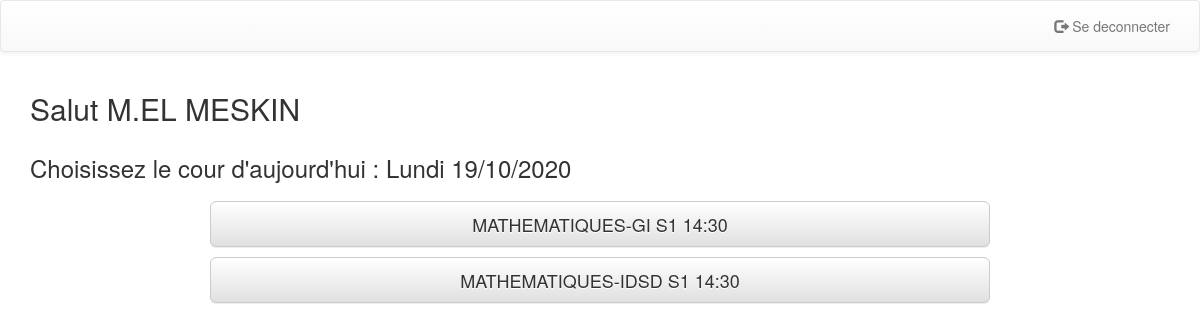
The page /accueil.php (signed in) on the database its author committed.
### tables this page shows
CREATE TABLE IF NOT EXISTS `programme` (
  `ID` int(11) NOT NULL AUTO_INCREMENT,
  `ID_cours` int(11) NOT NULL,
  `heur` time NOT NULL,
  `jour` varchar(50) NOT NULL,
  PRIMARY KEY (`ID`)
);

CREATE TABLE IF NOT EXISTS `cours` (
  `ID` int(11) NOT NULL AUTO_INCREMENT,
  `ID_module` int(11) NOT NULL,
  `ID_user` int(11) NOT NULL,
  `nom` varchar(255) NOT NULL,
  `semistre` int(11) NOT NULL,
  `filiere` varchar(255) NOT NULL,
  PRIMARY KEY (`ID`)
);

### accueil.php (the view, shortened to what this page needs)
<?php
    include('inc/header.php');
     $bdd= new PDO('mysql:host=localhost;dbname=pfs','root','');
     $request = $bdd->prepare('SELECT c.nom,c.id_module,c.semistre,c.filiere,p.jour,p.heur FROM cours as c Inner Join programme as p on p.ID_cours = c.ID WHERE c.ID_user = ? and p.jour = ? ORDER BY p.heur DESc');
     $request->execute(array($_SESSION['ID'], date('D')));
?>
</head>
<body>
        <nav class="navbar navbar-default">
            <div class="container">
                <ul class="nav navbar-nav navbar-right">
                    <li><a href="inc/disc.php"><span class="glyphicon glyphicon-log-out"></span> Se deconnecter</a></li>
                </ul>
            </div>
        </nav>
        <div class="container">
            <div class="row">
                <?php
                    echo '<h2 class="text-left col-lg-8">Salut M.'.$_SESSION['nom'].' '.$_SESSION['prenom'].'</h2>
                    ';
                ?>
                <h3 class="text-left col-lg-8 ">Choisissez le cour d'aujourd'hui : <?php
                    switch(date('l')){
                        case 'Monday' : $day = 'Lundi'.' '.date('d/m/Y');break;
                    }
                    echo $day;
                ?></h3>
            </div>
                <?php
                    while($donnees= $request->fetch()){
                        echo    '
                            <form action="list.php" method="post">
                                    <div class="row">
                                        <input type="hidden" name="filiere" value="'.$donnees['filiere'].'">
                                        <input type="hidden" name="semistre" value="'.$donnees['semistre'].'">
                                        <input type="hidden" name="heur" value="'.$donnees['heur'].'">
                                        <button type="submit" class="text-center col-sm-8 col-sm-offset-2 btn btn-lg btn-default margin-top">'.$donnees['nom'].'-'.$donnees['filiere'].' S'.$donnees['semistre'].' '.date('H:i',strtotime($donnees['heur'])).'</button>
                                    </div>
                            </form>
                                ';
                    }
                ?>
        </div>
</body>
</html>

### style.css (style rules this page uses)
.margin-top { margin-top: 10px; }

### rows shown on the page
programme: ID_cours.nom "MATHEMATIQUES", ID_cours.filiere "GI", ID_cours.semistre "1", heur "14:30"
programme: ID_cours.nom "MATHEMATIQUES", ID_cours.filiere "IDSD", ID_cours.semistre "1", heur "14:30"

### other values the page prints
$_SESSION['nom'] "EL MESKIN"
$day "Lundi 19/10/2020"
